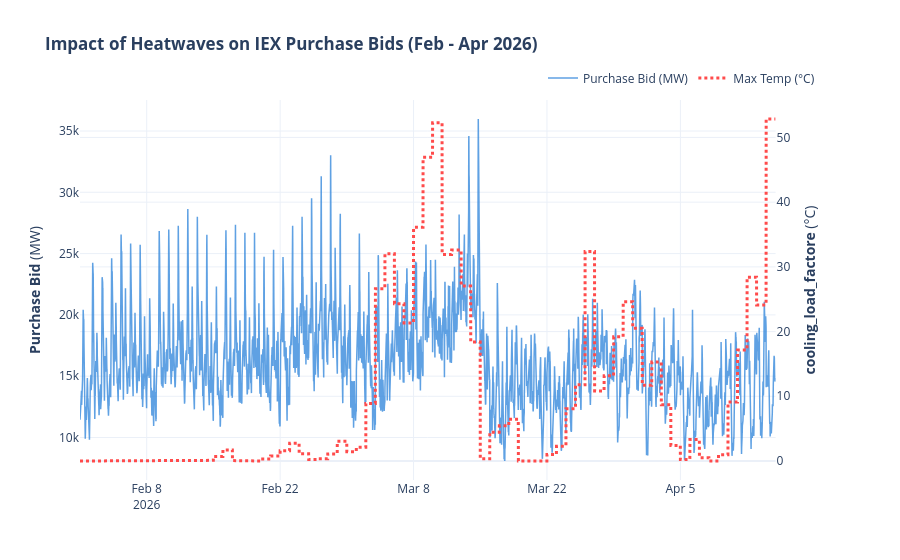

The cell this chart's notebook holds for it:
### Code cell
import plotly.graph_objects as go
from plotly.subplots import make_subplots

# 1. Create figure with secondary y-axis
fig = make_subplots(specs=[[{"secondary_y": True}]])

# 2. Add Purchase Bid (Primary Axis)
fig.add_trace(
    go.Scatter(
        x=df_temp['period_start'], 
        y=df_temp['purchase_bid'], 
        name="Purchase Bid (MW)",
        line=dict(color="#378ADD", width=1.5),
        opacity=0.8
    ),
    secondary_y=False,
)

# 3. Add Max Temperature (Secondary Axis)
# Note: This will appear as a 'staircase' because it is daily data
fig.add_trace(
    go.Scatter(
        x=df_temp['period_start'], 
        y=df_temp['cooling_load_factor'], 
        name="Max Temp (°C)",
        line=dict(color="#FF4B4B", width=3, dash='dot'),
    ),
    secondary_y=True,
)

# 4. Add layout details
fig.update_layout(
    title_text="<b>Impact of Heatwaves on IEX Purchase Bids (Feb - Apr 2026)</b>",
    hovermode="x unified",
    template="plotly_white",
    legend=dict(orientation="h", yanchor="bottom", y=1.02, xanchor="right", x=1)
)

# Set y-axes titles
fig.update_yaxes(title_text="<b>Purchase Bid</b> (MW)", secondary_y=False)
fig.update_yaxes(title_text="<b>cooling_load_factore</b> (°C)", secondary_y=True)

fig.show()

### Figure 1 — Plotly figure (JSON) as saved in the notebook; plotly's stock layout.template omitted (floating-point values rounded to 4 significant figures; data arrays with more than 128 entries replaced by an {"elided": "..."} marker saying what was removed)
{"data": [{"line": {"color": "#378ADD", "width": 1.5}, "name": "Purchase Bid (MW)", "opacity": 0.8, "type": "scatter", "x": {"elided": "7008 str values"}, "xaxis": "x", "y": {"elided": "7008 float values"}, "yaxis": "y"}, {"line": {"color": "#FF4B4B", "dash": "dot", "width": 3}, "name": "Max Temp (°C)", "type": "scatter", "x": {"elided": "7008 str values"}, "xaxis": "x", "y": {"elided": "7008 float values"}, "yaxis": "y2"}], "layout": {"hovermode": "x unified", "legend": {"orientation": "h", "x": 1, "xanchor": "right", "y": 1.02, "yanchor": "bottom"}, "title": {"text": "<b>Impact of Heatwaves on IEX Purchase Bids (Feb - Apr 2026)</b>"}, "xaxis": {"anchor": "y", "domain": [0, 0.94]}, "yaxis": {"anchor": "x", "domain": [0, 1], "title": {"text": "<b>Purchase Bid</b> (MW)"}}, "yaxis2": {"anchor": "x", "overlaying": "y", "side": "right", "title": {"text": "<b>cooling_load_factore</b> (°C)"}}}}
